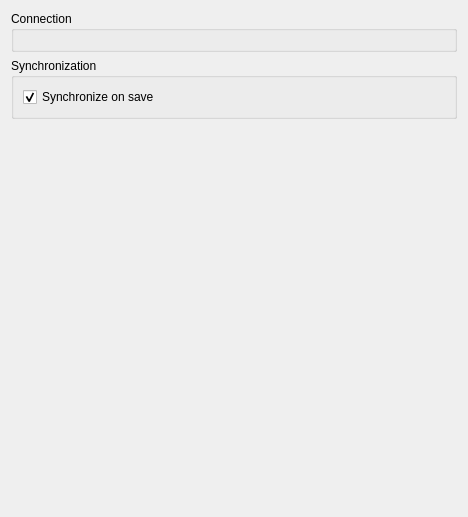
<?xml version="1.0" encoding="UTF-8"?>
<ui version="4.0">
 <class>DetachedLayerConfigWidget</class>
 <widget class="QWidget" name="DetachedLayerConfigWidget">
  <property name="geometry">
   <rect>
    <x>0</x>
    <y>0</y>
    <width>468</width>
    <height>517</height>
   </rect>
  </property>
  <property name="windowTitle">
   <string>Detached Layer Config</string>
  </property>
  <layout class="QVBoxLayout" name="verticalLayout_3">
   <item>
    <widget class="QGroupBox" name="connectionGroupBox">
     <property name="title">
      <string>Connection</string>
     </property>
     <layout class="QVBoxLayout" name="verticalLayout_2"/>
    </widget>
   </item>
   <item>
    <widget class="QGroupBox" name="synchronizationGroupBox">
     <property name="title">
      <string>Synchronization</string>
     </property>
     <layout class="QVBoxLayout" name="verticalLayout">
      <item>
       <widget class="QCheckBox" name="checkBox">
        <property name="enabled">
         <bool>true</bool>
        </property>
        <property name="text">
         <string>Synchronize on save</string>
        </property>
        <property name="checked">
         <bool>true</bool>
        </property>
       </widget>
      </item>
     </layout>
    </widget>
   </item>
   <item>
    <spacer name="verticalSpacer">
     <property name="orientation">
      <enum>Qt::Vertical</enum>
     </property>
     <property name="sizeHint" stdset="0">
      <size>
       <width>20</width>
       <height>40</height>
      </size>
     </property>
    </spacer>
   </item>
  </layout>
 </widget>
 <resources/>
 <connections/>
</ui>
